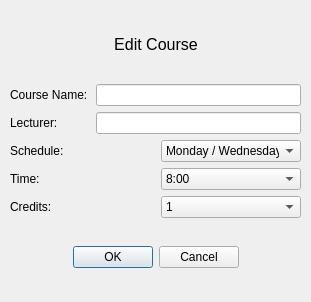
<?xml version="1.0" encoding="UTF-8"?>
<ui version="4.0">
 <class>Dialog</class>
 <widget class="QDialog" name="Dialog">
  <property name="geometry">
   <rect>
    <x>0</x>
    <y>0</y>
    <width>311</width>
    <height>302</height>
   </rect>
  </property>
  <property name="windowTitle">
   <string>Dialog</string>
  </property>
  <widget class="QWidget" name="">
   <property name="geometry">
    <rect>
     <x>10</x>
     <y>10</y>
     <width>291</width>
     <height>281</height>
    </rect>
   </property>
   <layout class="QVBoxLayout" name="verticalLayout">
    <item>
     <layout class="QHBoxLayout" name="horizontalLayout">
      <item>
       <spacer name="horizontalSpacer">
        <property name="orientation">
         <enum>Qt::Horizontal</enum>
        </property>
        <property name="sizeHint" stdset="0">
         <size>
          <width>40</width>
          <height>20</height>
         </size>
        </property>
       </spacer>
      </item>
      <item>
       <widget class="QLabel" name="label">
        <property name="minimumSize">
         <size>
          <width>100</width>
          <height>20</height>
         </size>
        </property>
        <property name="font">
         <font>
          <pointsize>12</pointsize>
         </font>
        </property>
        <property name="text">
         <string>Edit Course</string>
        </property>
        <property name="alignment">
         <set>Qt::AlignCenter</set>
        </property>
       </widget>
      </item>
      <item>
       <spacer name="horizontalSpacer_2">
        <property name="orientation">
         <enum>Qt::Horizontal</enum>
        </property>
        <property name="sizeHint" stdset="0">
         <size>
          <width>40</width>
          <height>20</height>
         </size>
        </property>
       </spacer>
      </item>
     </layout>
    </item>
    <item>
     <layout class="QVBoxLayout" name="verticalLayout_2">
      <item>
       <layout class="QHBoxLayout" name="horizontalLayout_14">
        <item>
         <widget class="QLabel" name="label_8">
          <property name="minimumSize">
           <size>
            <width>80</width>
            <height>10</height>
           </size>
          </property>
          <property name="maximumSize">
           <size>
            <width>82</width>
            <height>10</height>
           </size>
          </property>
          <property name="text">
           <string>Course Name:</string>
          </property>
         </widget>
        </item>
        <item>
         <widget class="QLineEdit" name="lineEdit">
          <property name="minimumSize">
           <size>
            <width>140</width>
            <height>10</height>
           </size>
          </property>
         </widget>
        </item>
       </layout>
      </item>
      <item>
       <layout class="QHBoxLayout" name="horizontalLayout_15">
        <item>
         <widget class="QLabel" name="label_10">
          <property name="minimumSize">
           <size>
            <width>80</width>
            <height>10</height>
           </size>
          </property>
          <property name="maximumSize">
           <size>
            <width>80</width>
            <height>10</height>
           </size>
          </property>
          <property name="text">
           <string>Lecturer:</string>
          </property>
         </widget>
        </item>
        <item>
         <widget class="QLineEdit" name="lineEdit_2">
          <property name="minimumSize">
           <size>
            <width>140</width>
            <height>10</height>
           </size>
          </property>
         </widget>
        </item>
       </layout>
      </item>
      <item>
       <layout class="QHBoxLayout" name="horizontalLayout_7">
        <item>
         <widget class="QLabel" name="label_11">
          <property name="minimumSize">
           <size>
            <width>80</width>
            <height>10</height>
           </size>
          </property>
          <property name="text">
           <string>Schedule:</string>
          </property>
         </widget>
        </item>
        <item>
         <widget class="QComboBox" name="comboBox">
          <property name="minimumSize">
           <size>
            <width>140</width>
            <height>10</height>
           </size>
          </property>
          <property name="maximumSize">
           <size>
            <width>140</width>
            <height>16777215</height>
           </size>
          </property>
          <item>
           <property name="text">
            <string>Monday / Wednesday</string>
           </property>
          </item>
          <item>
           <property name="text">
            <string>Tuesday / Thursday</string>
           </property>
          </item>
          <item>
           <property name="text">
            <string>Monday</string>
           </property>
          </item>
          <item>
           <property name="text">
            <string>Tuesday</string>
           </property>
          </item>
          <item>
           <property name="text">
            <string>Wednesday</string>
           </property>
          </item>
          <item>
           <property name="text">
            <string>Thursday</string>
           </property>
          </item>
          <item>
           <property name="text">
            <string>Friday</string>
           </property>
          </item>
          <item>
           <property name="text">
            <string>Saturday</string>
           </property>
          </item>
          <item>
           <property name="text">
            <string>Online</string>
           </property>
          </item>
         </widget>
        </item>
       </layout>
      </item>
      <item>
       <layout class="QHBoxLayout" name="horizontalLayout_8">
        <item>
         <widget class="QLabel" name="label_12">
          <property name="minimumSize">
           <size>
            <width>80</width>
            <height>10</height>
           </size>
          </property>
          <property name="text">
           <string>Time:</string>
          </property>
         </widget>
        </item>
        <item>
         <widget class="QComboBox" name="comboBox_2">
          <property name="minimumSize">
           <size>
            <width>140</width>
            <height>10</height>
           </size>
          </property>
          <property name="maximumSize">
           <size>
            <width>140</width>
            <height>16777215</height>
           </size>
          </property>
          <item>
           <property name="text">
            <string>8:00</string>
           </property>
          </item>
          <item>
           <property name="text">
            <string>8:30</string>
           </property>
          </item>
          <item>
           <property name="text">
            <string>9:00</string>
           </property>
          </item>
          <item>
           <property name="text">
            <string>9:30</string>
           </property>
          </item>
          <item>
           <property name="text">
            <string>10:00</string>
           </property>
          </item>
          <item>
           <property name="text">
            <string>10:30</string>
           </property>
          </item>
          <item>
           <property name="text">
            <string>11:00</string>
           </property>
          </item>
          <item>
           <property name="text">
            <string>11:30</string>
           </property>
          </item>
          <item>
           <property name="text">
            <string>12:00</string>
           </property>
          </item>
          <item>
           <property name="text">
            <string>12:30</string>
           </property>
          </item>
          <item>
           <property name="text">
            <string>1:00</string>
           </property>
          </item>
          <item>
           <property name="text">
            <string>1:30</string>
           </property>
          </item>
          <item>
           <property name="text">
            <string>2:00</string>
           </property>
          </item>
          <item>
           <property name="text">
            <string>2:30</string>
           </property>
          </item>
          <item>
           <property name="text">
            <string>3:00</string>
           </property>
          </item>
          <item>
           <property name="text">
            <string>3:30</string>
           </property>
          </item>
          <item>
           <property name="text">
            <string>4:00</string>
           </property>
          </item>
          <item>
           <property name="text">
            <string>4:30</string>
           </property>
          </item>
          <item>
           <property name="text">
            <string>5:00</string>
           </property>
          </item>
          <item>
           <property name="text">
            <string>5:30</string>
           </property>
          </item>
          <item>
           <property name="text">
            <string>6:00</string>
           </property>
          </item>
          <item>
           <property name="text">
            <string>6:30</string>
           </property>
          </item>
          <item>
           <property name="text">
            <string>7:00</string>
           </property>
          </item>
         </widget>
        </item>
       </layout>
      </item>
      <item>
       <layout class="QHBoxLayout" name="horizontalLayout_9">
        <item>
         <widget class="QLabel" name="label_9">
          <property name="minimumSize">
           <size>
            <width>80</width>
            <height>10</height>
           </size>
          </property>
          <property name="text">
           <string>Credits:</string>
          </property>
         </widget>
        </item>
        <item>
         <widget class="QComboBox" name="comboBox_3">
          <property name="minimumSize">
           <size>
            <width>140</width>
            <height>10</height>
           </size>
          </property>
          <property name="maximumSize">
           <size>
            <width>140</width>
            <height>16777215</height>
           </size>
          </property>
          <item>
           <property name="text">
            <string>1</string>
           </property>
          </item>
          <item>
           <property name="text">
            <string>2</string>
           </property>
          </item>
          <item>
           <property name="text">
            <string>3</string>
           </property>
          </item>
         </widget>
        </item>
       </layout>
      </item>
     </layout>
    </item>
    <item>
     <layout class="QHBoxLayout" name="horizontalLayout_16">
      <item>
       <spacer name="horizontalSpacer_8">
        <property name="orientation">
         <enum>Qt::Horizontal</enum>
        </property>
        <property name="sizeHint" stdset="0">
         <size>
          <width>17</width>
          <height>20</height>
         </size>
        </property>
       </spacer>
      </item>
      <item>
       <widget class="QDialogButtonBox" name="buttonBox">
        <property name="sizePolicy">
         <sizepolicy hsizetype="Expanding" vsizetype="Minimum">
          <horstretch>0</horstretch>
          <verstretch>0</verstretch>
         </sizepolicy>
        </property>
        <property name="minimumSize">
         <size>
          <width>0</width>
          <height>50</height>
         </size>
        </property>
        <property name="standardButtons">
         <set>QDialogButtonBox::Cancel|QDialogButtonBox::Ok</set>
        </property>
       </widget>
      </item>
      <item>
       <spacer name="horizontalSpacer_7">
        <property name="orientation">
         <enum>Qt::Horizontal</enum>
        </property>
        <property name="sizeHint" stdset="0">
         <size>
          <width>13</width>
          <height>20</height>
         </size>
        </property>
       </spacer>
      </item>
     </layout>
    </item>
   </layout>
  </widget>
 </widget>
 <resources/>
 <connections/>
</ui>
